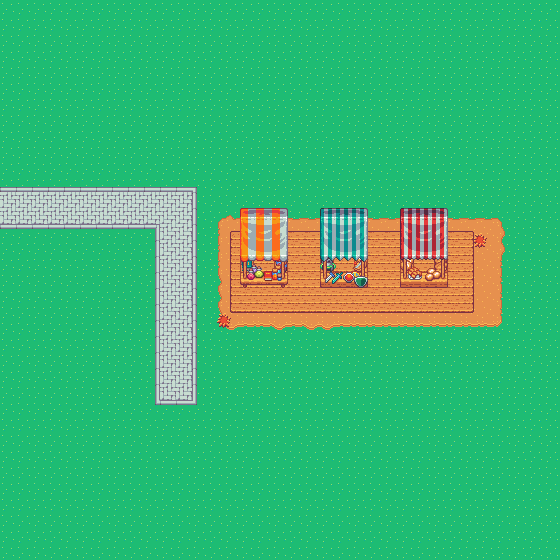

Below is a game level as drawn by its tile map, then a one-line description and the .tmx that defines it (tile-layer data replaced by summaries):
An orthogonal 35x35 tile map with 16x16 px tiles, 6 tile layers (GrassLayer, CityPathLayer, PathAccessories, MarketBaseLayer, ...), 7 tilesets.

<map version="1.8" tiledversion="1.8.0" orientation="orthogonal" renderorder="right-down" width="35" height="35" tilewidth="16" tileheight="16" infinite="0" nextlayerid="7" nextobjectid="1">
 <tileset firstgid="1" name="terrain-main" tilewidth="16" tileheight="16" tilecount="3186" columns="59">
  <image source="../tilesets/terrain-main.png" width="944" height="864" />
 </tileset>
 <tileset firstgid="3187" name="terrain-village-1" tilewidth="16" tileheight="16" tilecount="576" columns="24">
  <image source="../tilesets/terrain-village-1.png" width="384" height="384" />
 </tileset>
 <tileset firstgid="3763" name="terrain-village-2" tilewidth="16" tileheight="16" tilecount="3186" columns="59">
  <image source="../tilesets/terrain-village-2.png" width="944" height="864" />
 </tileset>
 <tileset firstgid="6949" name="buildings-main" tilewidth="16" tileheight="16" tilecount="3969" columns="63">
  <image source="../tilesets/buildings-main.png" width="1008" height="1008" />
 </tileset>
 <tileset firstgid="10918" name="terrain-city" tilewidth="16" tileheight="16" tilecount="84" columns="12">
  <image source="../tilesets/terrain-city.png" width="192" height="112" />
 </tileset>
 <tileset firstgid="11002" name="market-objects" tilewidth="16" tileheight="16" tilecount="1254" columns="33">
  <image source="../tilesets/market-objects.png" width="528" height="608" />
 </tileset>
 <tileset firstgid="12256" name="market-canopies" tilewidth="16" tileheight="16" tilecount="924" columns="21">
  <image source="../tilesets/market-canopies.png" width="336" height="704" />
 </tileset>
 <layer id="1" name="GrassLayer" width="35" height="35">
  <data>[1225 cells, 1225 non-empty, 1 distinct tile ids]</data>
 </layer>
 <layer id="2" name="CityPathLayer" width="35" height="35">
  <data>[1225 cells, 248 non-empty, 22 distinct tile ids]</data>
 </layer>
 <layer id="3" name="PathAccessories" width="35" height="35">
  <data>[1225 cells, 8 non-empty, 4 distinct tile ids]</data>
 </layer>
 <layer id="4" name="MarketBaseLayer" width="35" height="35">
  <data>[1225 cells, 96 non-empty, 9 distinct tile ids]</data>
 </layer>
 <layer id="5" name="MarketShopLayer" width="35" height="35">
  <data>[1225 cells, 28 non-empty, 28 distinct tile ids]</data>
 </layer>
 <layer id="6" name="MarketCanopyLayer" width="35" height="35">
  <data>[1225 cells, 36 non-empty, 36 distinct tile ids]</data>
 </layer>
</map>
